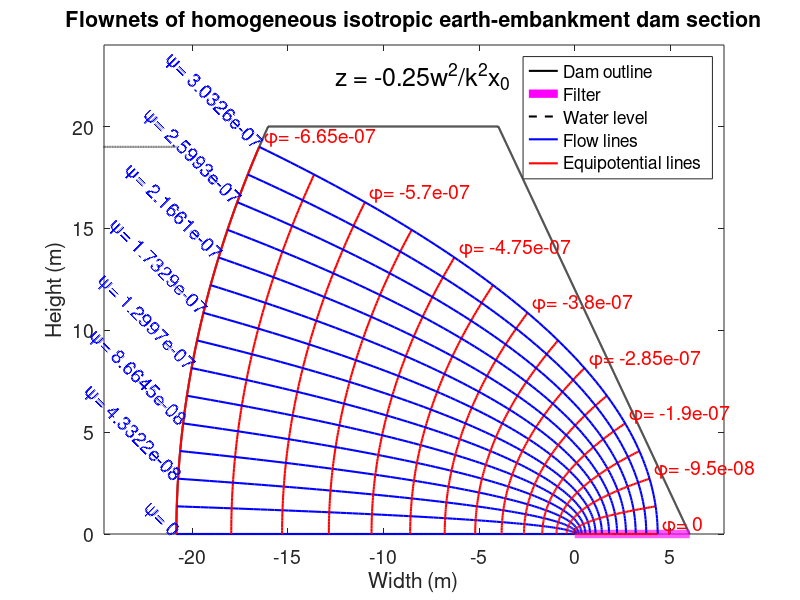

The MATLAB script that drew this image:
%=========================================================================
% MATLAB script file to draw the flownets of a homogeneous isotropic earth   
% embankment dam using the conformal mapping technique
% For further details, go the link below:
% https://github.com/SubhadipN/Conformal_Mapping#seepage-analysis
%=========================================================================
% Prepared by SUBHADIP NASKAR, RESEARCH SCHOLAR, IIT GUWAHATI
%=========================================================================
clear all; clc; warning('off','all')
%=========================================================================
% INPUTS::
hd = 20;            % Height of the dam (m)
hw = 19;            % Height of the water level (m)
twd = 12;           % Top width of the dam (m)
fw = 6;             % Width of the filter (m)
ss = 1/0.5;         % Slope of two sides of the dam (vertical/horizontal)
k = 3.5*10^(-8);    % Coefficient of permeability (m/s)
fl = 15;            % Numbers of flow lines (odd number)
yf = 1.2;           % Depth factor
xf = 1.30;          % Width factor
%=========================================================================
% DERIVED PARAMETERS::
bwd = 2*hd/ss+twd;  % Bottom width of the dam (m)
C = [-bwd+fw+hw/ss hw]; 
xo = 0.5*(C(1)+sqrt(C(1)^2+C(2)^2));
q = 2*k*xo; 
const = -1/(2*k*q);
%=========================================================================
% PLOT OF THE GIVEN EMBANKMENT DAM::
p1 = [-bwd+fw 0]; 
p2 = [p1(1)+hd/ss hd]; 
p3 = [p2(1)+twd hd]; 
p4 = [fw 0];
for i = 1:6
    if i == 1
        x1 = p1(1); y1 = p1(2); x2 = p2(1); y2 = p2(2);
        yy = linspace(y1,y2,2000); 
        xx = 0.5*(q*yy.^2/(k*hw^2)-k*hw^2/q);
        p1(1) = min(xx); 
        p2(1) = max(xx);
    elseif i == 2
        x1 = p2(1); y1 = p2(2); x2 = p3(1); y2 = p3(2);
    elseif i == 3
        x1 = p3(1); y1 = p3(2); x2 = p4(1); y2 = p4(2);
    elseif i == 4
        x1 = 0; y1 = 0; x2 = p1(1); y2 = p1(2);
    elseif i == 5
        x1 = p4(1); y1 = p4(2); x2 = 0; y2 = 0;
    else
        x1 = p2(1)-hw/ss; 
        y1 = hw;  
        x2 = 0.5*(q*y2^2/(k*hw^2)-k*hw^2/q);
        y2 = hw;
    end
    if i ~= 1
        xx = linspace(x1,x2,2000); 
        m = (y2-y1)/(x2-x1); 
        yy = m.*xx-m*x1+y1;
    end
    figure (1);  
    xlim([-bwd/xf xf*fw]); 
    ylim([0 yf*hd]); 
    hold on; box on;
    if i <= 4
        if i == 1
            leg1 = plot(xx,yy,'k','linewidth',1.5);
        else
            plot(xx,yy,'k','linewidth',1.5)
        end
    elseif i == 5
        leg2 = plot(xx,yy,'m','linewidth',6);
    else
        leg3 = plot(xx,yy,'k--','linewidth',1.5);
    end
end
%=========================================================================
% FLOW LINES IN W-PLANE::
x = linspace(-k*hw,0,fl); 
y = linspace(0,q,fl);
for i = 1:fl
    % '||' to x-axis
    xx = linspace(0,-k*hw,100); 
    yx = y(i)*diag(eye(100)); 
    % '||' to y-axis
    xy = x(i)*diag(eye(100)); 
    yy = linspace(0,q,100);     
    wx(i,1:100) = complex(xx,yx'); 
    wy(i,1:100) = complex(xy',yy); 
end
%=========================================================================
% FLOW LINES IN Z-PLANE::
zx = const*wx.^2; 
zy = const*wy.^2;
for i = 1:fl
    leg4 = plot(real(zx(i,:)),imag(zx(i,:)),'b','linewidth',1.5);
    leg5 = plot(real(zy(i,:)),imag(zy(i,:)),'r','linewidth',1.5);
end
xlabel('Width (m)','fontsize',14); 
ylabel('Height (m)','fontsize',14);
title('Flownets of homogeneous isotropic earth-embankment dam section',...
    'fontsize',14);
legend([leg1 leg2 leg3 leg4 leg5],{'Dam outline','Filter','Water level',...
    'Flow lines','Equipotential lines'},'fontsize',14);
set(gca,'FontSize',14);
for i = 1:2:fl
    t1 = ['\phi= ',num2str(x(i))]; 
    t2 = ['\psi= ',num2str(y(i))];
    xc1 = max(real(zy(i,:))); 
    yc1 = max(imag(zy(i,:)));
    ht1 = text(xc1+0.25,yc1,t1,'HorizontalAlignment','left','Color',...
        'r','VerticalAlignment','bottom','fontsize',14); 
    set(ht1,'Rotation',0);
    xc2 = min(real(zx(i,:))); 
    yc2 = max(imag(zx(i,:)));
    ht2 = text(xc2,yc2,t2,'HorizontalAlignment','right','Color','b',...
        'fontsize',14); set(ht2,'Rotation',-45);
end
t = ['z = -0.25w^2/k^2x_0'];
text(-12.5,22.5,t,'HorizontalAlignment','left','Color','k',...
    'fontsize',18)
%=========================================================================
